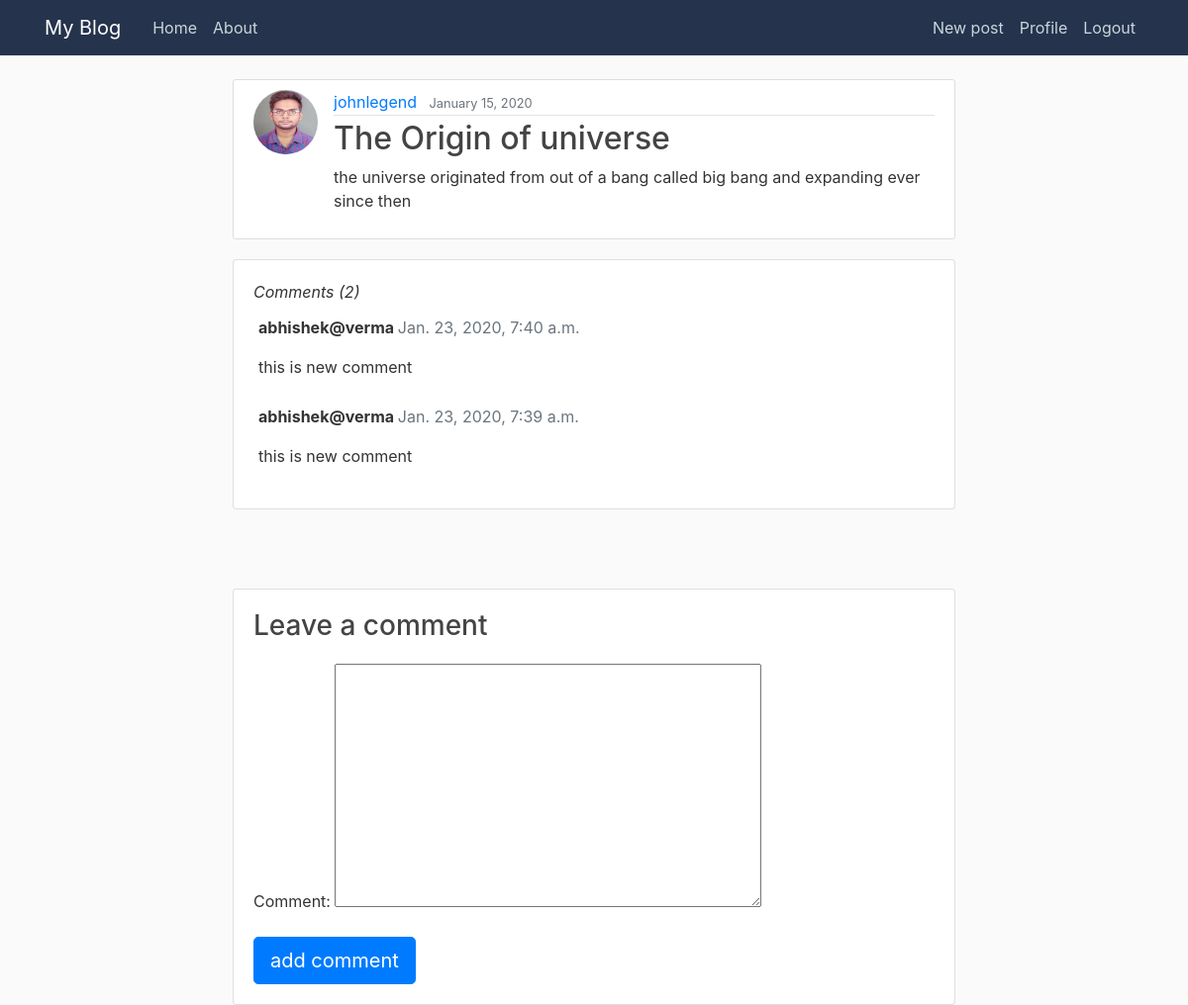
The app's page /post/3/ (signed in) with its own data.
### blog/models.py (models this page shows, shortened)
class Post(models.Model):
    title = models.CharField(max_length=50)
    content = models.TextField()
    date_posted = models.DateTimeField(default=timezone.now)
    author = models.ForeignKey(
        User, on_delete=models.CASCADE, related_name='post')
    profile = models.ForeignKey(
        Profile, on_delete=models.CASCADE)

class Comment(models.Model):
    post = models.ForeignKey(
        Post, on_delete=models.CASCADE, related_name='comments')
    user = models.ForeignKey(settings.AUTH_USER_MODEL,
                             on_delete=models.CASCADE, default=5, related_name='comment')
    comment = models.TextField()
    created_on = models.DateTimeField(default=timezone.now)
    class Meta:
        ordering = ['-created_on']

### users/models.py (models this page shows, shortened)
class Profile(models.Model):
    user = models.OneToOneField(
        settings.AUTH_USER_MODEL, on_delete=models.CASCADE, related_name='profile')  # , primary_key=True)
    image = models.ImageField(default='default.png',
                              upload_to='profile_pictures')

### blog/views.py (the view)
# urls.py: path('post/<int:pk>/', views.PostDetailView, name="post-detail"),
@login_required
def PostDetailView(request, pk):
    template_name = 'blog/post_detail.html'
    post = Post.objects.get(id=pk)
    comments = post.comments.all()
    new_comment = None
    new_reply = None
    if request.method == 'POST':
        comment_form = CommentForm(data=request.POST)
        if comment_form.is_valid():
            new_comment = comment_form.save(commit=False)
            new_comment.post = post
            new_comment.user = request.user
            new_comment.save()
    else:
        comment_form = CommentForm()
    return render(request, template_name, {'object': post,
                                           'comments': comments,
                                           'new_comment': new_comment,
                                           'comment_form': comment_form})  # {comments': comments,'new_comment': new_comment,'comment_form': comment_form} to be inluded in context dictionary

### blog/forms.py
class CommentForm(forms.ModelForm):
    class Meta:
        model = Comment
        fields = ('comment',)

### blog/templates/blog/post_detail.html (shortened to what this page needs)
{% extends 'blog/base.html' %}
{% block content %}
    <article class="media content-section">
    <img class = "rounded-circle article-img" src="{{ object.author.profile.image.url }}">
    <div class="media-body">
        <div class="article-metadata">
        <a class="mr-2" href="#">{{ object.author }}</a>
        <small class="text-muted">{{ object.date_posted|date:"F d, Y" }}</small>
        </div>
        <h2 class = " article-title ">{{ object.title }}</h2>
        <p class="article-content">{{ object.content }}</p>
    </div>
    </article>
    <div class="card">
        <div class="card-body">
            <div style="margin-bottom: 7px; font-style: oblique;">
            Comments ({{ comments.count }})
            </div>
          {% for comment in comments %}
          <div class="comments" style="padding: 5px;">
            <p class="font-weight-bold">
              {{ comment.user }}
              <span class=" text-muted font-weight-normal">
                {{ comment.created_on }}
              </span>
            </p>
            {{ comment.comment | linebreaks }}
          </div>
          {% endfor %}
        </div>
      </div>
      <div class="card" style="margin-top: 5em;">
        <div class="card-body">
          {% if new_comment %}
          <div class="alert alert-success" role="alert">
            comment posted
          </div>
          {% else %}
          <h3>Leave a comment</h3>
          <form method="post" style="margin-top: 1.3em;">
            {{ comment_form.as_p }}
            <button type="submit" class="btn btn-primary  btn-lg">add comment</button>
          </form>
          {% endif %}
        </div>
      </div>
    </div>
  </div>
{% endblock content %}

### blog/templates/blog/base.html (shortened to what this page needs)
{% load static %}
<!DOCTYPE html>
<html>
<head>
    <link rel="stylesheet" href="https://stackpath.bootstrapcdn.com/bootstrap/4.4.1/css/bootstrap.min.css"
>
    <link rel="stylesheet" href="{% static 'blog/main.css' %}">
    </head>
    <body>
        <header class="site-header">
        <nav class="navbar navbar-expand-md navbar-dark bg-steel fixed-top">
            <div class="container">
            <a class="navbar-brand mr-4" href="/">My Blog</a>
            <div class="collapse navbar-collapse" id="navbarToggle">
                <div class="navbar-nav mr-auto">
                <a class="nav-item nav-link" href="{% url 'blog-home' %}">Home</a>
                <a class="nav-item nav-link" href=" {% url 'blog-about' %} ">About</a>
                </div>
                <div class="navbar-nav">
                    {% if user.is_authenticated %}
                        <a class="nav-item nav-link" href="{% url 'post-create' %}">New post</a>
                        <a class="nav-item nav-link" href="{% url 'profile' %}">Profile</a>
                        <a class="nav-item nav-link" href="{% url 'logout' %}">Logout</a>
                    {% else %}
                <a class="nav-item nav-link" href="{% url 'login' %}">Login</a>
                <a class="nav-item nav-link" href="{% url 'register-user' %}">Register</a>
                    {% endif %}
                </div>
            </div>
            </div>
        </nav>
        </header>
        <main role="main" class="container">
        <div class="row">
            <div class="col-md-8 offset-2">
            {% block content %}
            {% endblock %}
        </main>
    </body>
</html>

### blog/static/blog/main.css (style rules this page uses)
body { background: #fafafa; color: #333333; margin-top: 5rem; }
h1, h2, h3, h4, h5, h6 { color: #444444; }
.bg-steel { background-color: #25334d; }
.site-header .navbar-nav .nav-link { color: #cbd5db; }
.content-section { background: #ffffff; padding: 10px 20px; border: 1px solid #dddddd; border-radius: 3px; margin-bottom: 20px; }
.article-title { color: #444444; }
.article-content { white-space: pre-line; }
.article-img { height: 65px; width: 65px; margin-right: 16px; }
.article-metadata { padding-bottom: 1px; margin-bottom: 4px; border-bottom: 1px solid #e3e3e3; }

### records on screen
Post: author.profile.image (picture), author "johnlegend", date_posted "January 15, 2020", title "The Origin of universe", content "the universe originated from out of a bang called big bang and expanding ever since then", count "2"
Comment: user "abhishek@verma", created_on "Jan. 23, 2020, 7:40 a.m.", comment "this is new comment"
Comment: user "abhishek@verma", created_on "Jan. 23, 2020, 7:39 a.m.", comment "this is new comment"
